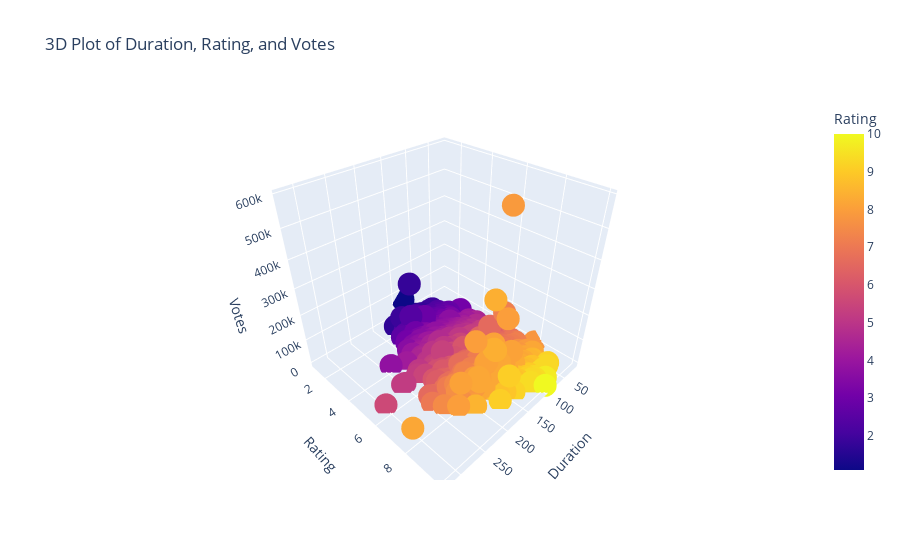

This figure's notebook cell:
### Code cell
# 3D Scatter Plot of Duration, Rating, and Votes
fig = px.scatter_3d(dur_rat, x='Duration', y='Rating', z='Votes', color='Rating', title='3D Plot of Duration, Rating, and Votes')
fig.show()

### Figure 1 — Plotly figure (JSON) as saved in the notebook; plotly's stock layout.template omitted (floating-point values rounded to 4 significant figures; data arrays with more than 128 entries replaced by an {"elided": "..."} marker saying what was removed)
{"data": [{"hovertemplate": "Duration=%{x}<br>Rating=%{marker.color}<br>Votes=%{z}<extra></extra>", "legendgroup": "", "marker": {"color": {"elided": "5659 float values"}, "coloraxis": "coloraxis", "symbol": "circle"}, "mode": "markers", "name": "", "scene": "scene", "showlegend": false, "type": "scatter3d", "x": {"elided": "5659 int values"}, "y": {"elided": "5659 float values"}, "z": {"elided": "5659 int values"}}], "layout": {"coloraxis": {"colorbar": {"title": {"text": "Rating"}}, "colorscale": [[0, "#0d0887"], [0.1111, "#46039f"], [0.2222, "#7201a8"], [0.3333, "#9c179e"], [0.4444, "#bd3786"], [0.5556, "#d8576b"], [0.6667, "#ed7953"], [0.7778, "#fb9f3a"], [0.8889, "#fdca26"], [1, "#f0f921"]]}, "legend": {"tracegroupgap": 0}, "scene": {"domain": {"x": [0, 1], "y": [0, 1]}, "xaxis": {"title": {"text": "Duration"}}, "yaxis": {"title": {"text": "Rating"}}, "zaxis": {"title": {"text": "Votes"}}}, "title": {"text": "3D Plot of Duration, Rating, and Votes"}}}
